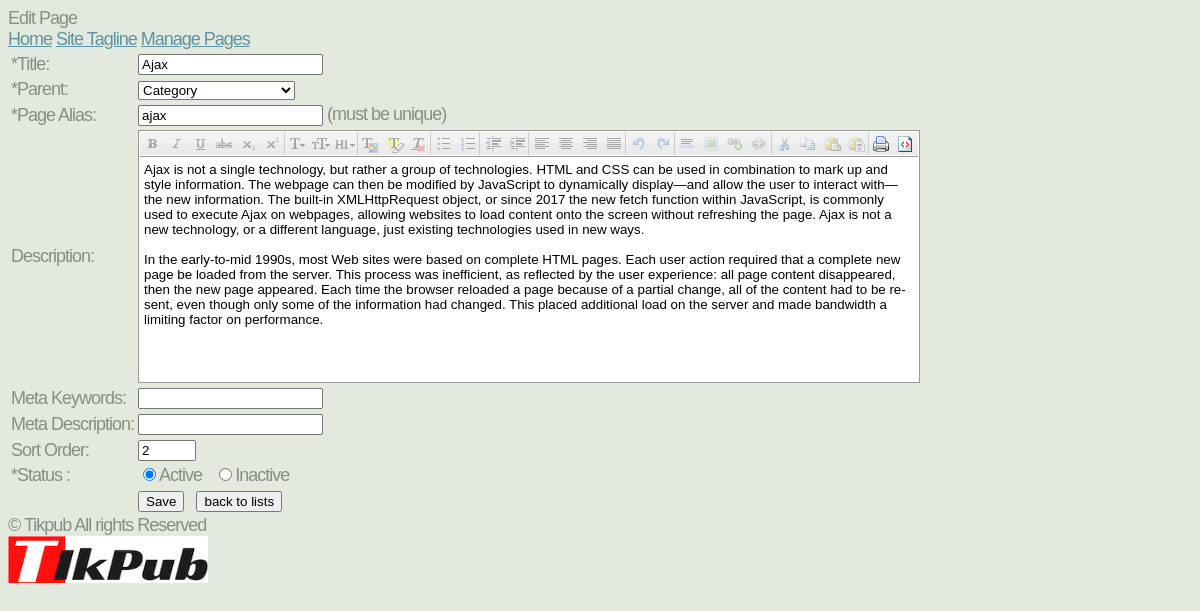
/manage-site/add_edit_page.php?edit=12, run on the app's committed database.
### tables this page shows
CREATE TABLE IF NOT EXISTS `mp_pages` (
  `page_id` int(11) NOT NULL AUTO_INCREMENT,
  `page_title` varchar(255) NOT NULL,
  `page_desc` text,
  `meta_keywords` varchar(255) DEFAULT NULL,
  `meta_desc` varchar(255) DEFAULT NULL,
  `sort_order` int(11) NOT NULL DEFAULT '0',
  `parent` varchar(255) NOT NULL DEFAULT '0',
  `status` enum('A','I') NOT NULL DEFAULT 'A',
  `page_alias` varchar(255) DEFAULT NULL,
  PRIMARY KEY (`page_id`),
  UNIQUE KEY `page_name` (`page_alias`)
);

### manage-site/add_edit_page.php (the view, shortened to what this page needs)
<?php
require("../libs/config.php");
if (isset($_GET["edit"]) && $_GET["edit"] != "") {
    try {
        $stmt = $DB->prepare("SELECT * FROM " . TABLE_PAGES . " WHERE `page_id` = :pid");
        $stmt->bindValue(":pid", intval(db_prepare_input($_GET["edit"])));
        $stmt->execute();
        $details = $stmt->fetchAll();
    } catch (Exception $ex) {
        echo errorMessage($ex->getMessage());
    }
} else {
    $pageTitle = "Add Page";
}
include("header.php");
$sql = "SELECT * FROM " . TABLE_PAGES . " WHERE status = 'A' AND parent = -1 ORDER BY page_title ASC";
try {
    $stmt = $DB->prepare($sql);
    $stmt->execute();
    $optionsRs = $stmt->fetchAll();
} catch (Exception $ex) {
    echo errorMessage($ex->getMessage());
}
?>
<link rel="stylesheet" type="text/css" href="CLEditor/jquery.cleditor.css" />
<div class="formField">
    <form method="post" action="" name="pages">
        <table id="tableForm">
            <tr>
                <td class="formLeft"><span class="required">*</span>Title: </td>
                <td><input type="text" name="page_title" id="page_title" class="textboxes" value="<?php echo stripslashes($details[0]["page_title"]); ?>" autocomplete="off"  onkeyup="changeAlias();"  /> </td>
            </tr>
            <tr>
                <td class="formLeft"><span class="required">*</span>Parent: </td>
                <td>
                    <select name="parent">
                        <?php
                        foreach ($optionsRs as $rs) {
                            ?>
                            <option value="<?php echo stripslashes($rs["page_id"]); ?>" <?php echo ($details[0]["parent"] == $rs["page_id"]) ? 'selected="selected"' : ''; ?>  >
                                <?php echo stripslashes($rs["page_title"]); ?>
                            </option>
                            <?php
                        }
                        ?>
                    </select>
                </td>
            </tr>
            <tr>
                <td class="formLeft"><span class="required">*</span>Page Alias: </td>
                <td><input type="text" name="page_alias" id="page_alias" class="textboxes" value="<?php echo stripslashes($details[0]["page_alias"]); ?>" /> (must be unique)</td>
            </tr>
            <tr>
                <td class="formLeft">Description: </td>
                <td>
                </td>
            </tr>
            <tr>
                <td class="formLeft">Meta Keywords: </td>
                <td><input type="text" name="meta_keywords" class="textboxes" value="<?php echo stripslashes($details[0]["meta_keywords"]); ?>" /> </td>
            </tr>
            <tr>
                <td class="formLeft">Meta Description: </td>
                <td><input type="text" name="meta_desc" class="textboxes" value="<?php echo stripslashes($details[0]["meta_desc"]); ?>" /> </td>
            </tr>
            <tr>
                <td class="formLeft">Sort Order: </td>
                <td><input type="text" name="sort_order" class="textboxes" style="width:50px;" placeholder="0" value="<?php echo stripslashes($details[0]["sort_order"]); ?>" /> </td>
            </tr>
            <tr>
                <td class="formLeft"><span class="required">*</span>Status : </td>
                <td>
                    <?php if (isset($_REQUEST["edit"]) && $_REQUEST["edit"] != "") { ?>
                        <label><input type="radio" name="status" value="A" <?php echo ($details[0]["status"] == 'A') ? 'checked' : ''; ?>  />Active</label> &nbsp;
                        <label><input type="radio" name="status" value="I" <?php echo ($details[0]["status"] == 'I') ? 'checked' : ''; ?>  />Inactive</label>
                    <?php } else { ?>
                        <label><input type="radio" name="status" value="A" checked  />Active</label> &nbsp; <label><input type="radio" name="status" value="I"  />Inactive</label>
                    <?php } ?>
                </td>
            </tr>
            <tr>
                <td></td>
                <td> <input type="submit" name="sub" value="Save" /> &nbsp;  <input type="button" name="" onclick="javascript:window.location = 'manage_pages.php';" value="back to lists" /> </td>
            </tr>
        </table>
    </form>
</div>
<?php
include("footer.php");
?>

### css/style.css (style rules this page uses)
*,*:before,*:after { -moz-box-sizing:content-box;-webkit-box-sizing:content-box;-o-box-sizing:content-box;-ms-box-sizing:content-box;box-sizing:content-box }
body { font-size: 13.5pt; font-family: sans-serif; background-color: #e3e9dc; font-family: 'Ubuntu Condensed', sans-serif; color: #878e83; letter-spacing: -1px; }

### data on the page
mp_pages: page_title "Ajax", parent "Category", page_alias "ajax", sort_order "2", status "☑ Active", status "☐ Inactive"

### other printed values
$pageTitle "Edit Page"
